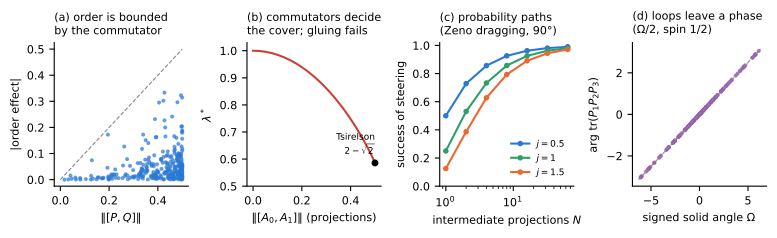

Recreate this plot in Python.
"""fig_noncomm.py -- non-commutativity as structure (note Section 9; data from engine/check_noncomm.py -> noncomm_results.json).
(a) order effects against the commutator norm (random projections): all below the diagonal; (b) the CHSH family: as the angle between A0
and A1 opens, ||[A0, A1]|| grows and lam* falls from 1 to 2 - sqrt 2; (c) Zeno dragging: success of steering |j, j> through N intermediate
projections, against the direct jump (N = 1); (d) the loop phase arg tr(P1 P2 P3) against the solid angle: a line of slope 1/2."""
import json, os
import numpy as np
import matplotlib
matplotlib.use("Agg")
import matplotlib.pyplot as plt
HERE = os.path.dirname(os.path.abspath(__file__))
R = json.load(open(os.path.join(HERE, "noncomm_results.json")))
plt.rcParams.update({"font.family": "DejaVu Sans", "font.size": 8, "axes.spines.top": False, "axes.spines.right": False})
fig, ax = plt.subplots(1, 4, figsize=(7.8, 2.4)); a, b, c, d = ax
O = np.array(R["order"]); a.plot(O[:, 0], O[:, 1], "o", ms=2, color="#2a78d6", alpha=0.6); a.plot([0, 0.5], [0, 0.5], color="#888", lw=0.8, ls="--")
a.set_xlabel("$\\|[P,Q]\\|$"); a.set_ylabel("|order effect|"); a.set_title("(a) order is bounded\nby the commutator", loc="left", fontsize=8)
S = np.array(R["chsh_sweep"]); b.plot(S[:, 2], S[:, 1], color="#c8423b", lw=1.5); b.plot(S[-1, 2], S[-1, 1], "o", color="black", ms=4)
b.text(S[-1, 2], S[-1, 1] + 0.03, "Tsirelson\n$2-\\sqrt{2}$", ha="right", fontsize=6.5); b.set_xlabel("$\\|[A_0,A_1]\\|$ (projections)"); b.set_ylabel("$\\lambda^*$")
b.set_ylim(0.5, 1.03); b.set_title("(b) commutators decide\nthe cover; gluing fails", loc="left", fontsize=8)
for (j, rows), col in zip(R["drag"].items(), ["#2a78d6", "#2e9e6b", "#eb6834"]):
    rows = np.array(rows); c.semilogx(rows[:, 0], rows[:, 1], "o-", ms=3, color=col, label=f"$j={float(j):g}$")
c.set_xlabel("intermediate projections $N$"); c.set_ylabel("success of steering"); c.set_ylim(0, 1.02); c.legend(frameon=False, fontsize=6.5)
c.set_title("(c) probability paths\n(Zeno dragging, 90°)", loc="left", fontsize=8)
B = np.array(R["bargmann"]); d.plot(B[:, 0], B[:, 1], "o", ms=2, color="#9b59b6", alpha=0.7); xx = np.linspace(-2 * np.pi, 2 * np.pi, 10)
d.plot(xx, xx / 2, color="#888", lw=0.8, ls="--"); d.set_xlabel("signed solid angle $\\Omega$"); d.set_ylabel("arg tr$(P_1P_2P_3)$")
d.set_title("(d) loops leave a phase\n($\\Omega/2$, spin 1/2)", loc="left", fontsize=8)
fig.tight_layout(); fig.savefig(os.path.join(HERE, "fig_noncomm.pdf"), bbox_inches="tight"); fig.savefig(os.path.join(HERE, "fig_noncomm.png"), dpi=130, bbox_inches="tight")
print("ok")
